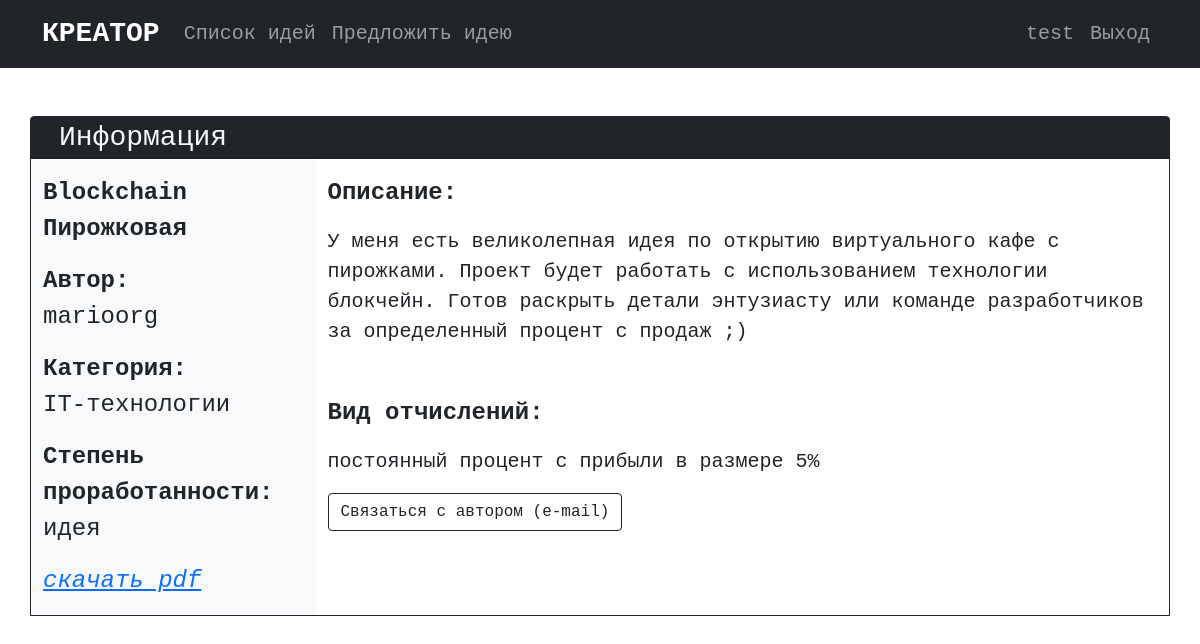
Screenshot of /idea.php?id=1 (signed in) with the database file from the repository.
### tables this page shows
CREATE TABLE `ideas` (
  `IdeaID` int NOT NULL,
  `Title` text NOT NULL,
  `CategoryID` int NOT NULL,
  `Description` text NOT NULL,
  `UserID` int NOT NULL,
  `FeeID` int NOT NULL,
  `FeeAmount` int NOT NULL,
  `StageID` int NOT NULL
);

CREATE TABLE `users` (
  `UserID` int NOT NULL,
  `FIO` text NOT NULL,
  `Login` varchar(20) NOT NULL,
  `Password` varchar(40) NOT NULL,
  `E-mail` varchar(40) NOT NULL,
  `Career` text NOT NULL,
  `Status` int NOT NULL
);

CREATE TABLE `categories` (
  `CategoryID` int NOT NULL,
  `Title` text NOT NULL
);

CREATE TABLE `stages` (
  `StageID` int NOT NULL,
  `Title` text NOT NULL
);

CREATE TABLE `fees` (
  `FeeID` int NOT NULL,
  `Title` text NOT NULL
);

### idea.php (the view, shortened to what this page needs)
<html>
    <head>
        <link href="https://cdn.jsdelivr.net/npm/bootstrap@5.1.3/dist/css/bootstrap.min.css" rel="stylesheet">
    </head>
    <body class="font-monospace">
        <nav class="navbar navbar-expand-lg navbar-dark bg-dark">
            <div class="container">
                <a class="navbar-brand fs-3 fw-bold" href="/">КРЕАТОР</a>
                <div class="collapse navbar-collapse fs-5" id="navbarContent">
                    <ul class="navbar-nav me-auto">
                        <li class="nav-item">
                            <a class="nav-link" href="/ideas.php">Список идей</a>
                        </li>
                        <li class="nav-item">
                            <a class="nav-link" href="/suggest.php">Предложить идею</a>
                        </li>
                    </ul>
                    <ul class="navbar-nav">
                    <?php
                        if (!isset($_SESSION['userid']))
                        {
                            echo '<li class="nav-item">
                                <a class="nav-link" href="/registration.php">Регистрация</a>
                            </li>
                            <li class="nav-item">
                                <a class="nav-link" href="/login.php">Войти</a>
                            </li>';
                        }
                        else
                        {
                            echo '<li class="nav-item">
                                <a class="nav-link" href="/account.php">'.$_SESSION['login'].'</a>
                            </li>
                            <li class="nav-item">
                                <a class="nav-link" href="/login.php?logout=true">Выход</a>
                            </li>';
                        }
                    ?>
                    </ul>
                </div>
            </div>
        </nav>
        <div class="container mt-5 mb-5 border border-dark rounded-top bg-dark">
            <div class="row text-light fs-3 ms-3">Информация</div>
            <div class="row bg-light">
                <div class="col-3 fs-4">
                    <?php
                        $database = mysqli_connect('localhost', 'root', '', 'creator');
                        $id = $_GET['id'];
                        $result = mysqli_query($database, "SELECT * FROM `ideas` WHERE `ideaid` = $id");
                        $row = mysqli_fetch_row($result);
                    ?>
                    <p class="fw-bold mt-3"><?php echo $row[1]; ?></p>
                    <p><b>Автор:</b><br><?php $author = mysqli_fetch_row(mysqli_query($database, "SELECT * FROM `users` WHERE `userid` = $row[4]")); echo $author[2]; ?></p>
                    <p><b>Категория:</b><br><?php $category = mysqli_fetch_row(mysqli_query($database, "SELECT `title` FROM `categories` WHERE `categoryid` = $row[2]")); echo $category[0]; ?></p>
                    <p><b>Степень проработанности:</b><br><?php $stage = mysqli_fetch_row(mysqli_query($database, "SELECT * FROM `stages` WHERE `stageid` = $row[7]")); echo $stage[1]; ?></p>
                    <?php
                        if (isset($_SESSION['userid']))
                        {
                            echo '<p><i><a href="/pdf.php?idea='.$id.'" class="link-primary">скачать pdf</a></i></p>';
                        }
                    ?>
                </div>
                <div class="col bg-white">
                    <div class="mt-3 mb-5">
                        <p class="fw-bold fs-4">Описание:</p>
                        <p class="fs-5"><?php echo $row[3]; ?></p>
                    </div>
                    <div class="mb-3">
                        <p class="fw-bold fs-4">Вид отчислений:</p>
                        <?php
                            $fee = mysqli_fetch_row(mysqli_query($database, "SELECT * FROM `fees` WHERE `feeid` = $row[5]"));
                            if ($fee[0] == 1) { $fee_type = ' руб.'; }
                            else { $fee_type = '%'; }
                            echo '<p class="fs-5">'.$fee[1].' в размере '.$row[6], $fee_type.'</p>';
                        ?>
                    </div>
                    <?php
                        if (isset($_SESSION['userid']))
                        {
                            echo '<div class="mb-3">';
                            echo '<a class="btn btn-outline-dark" href="mailto:'.$author[4].'" role="button">Связаться с автором (e-mail)</a>';
                            echo '</div>';
                        }
                    ?>
                </div>
            </div>
        </div>
    </body>
</html>

### rows the page displays
ideas: Title "Blockchain Пирожковая", Description "У меня есть великолепная идея по открытию виртуального кафе с пирожками. Проект будет работать с использованием технологии блокчейн. Готов раскрыть детали энтузиасту или команде разработчиков за определенный процент с продаж ;)", FeeAmount "5"
users: Login "marioorg"
categories: Title "IT-технологии"
stages: Title "идея"
fees: Title "постоянный процент с прибыли", FeeID "%"

### other values shown
$_SESSION['login'] "test"
